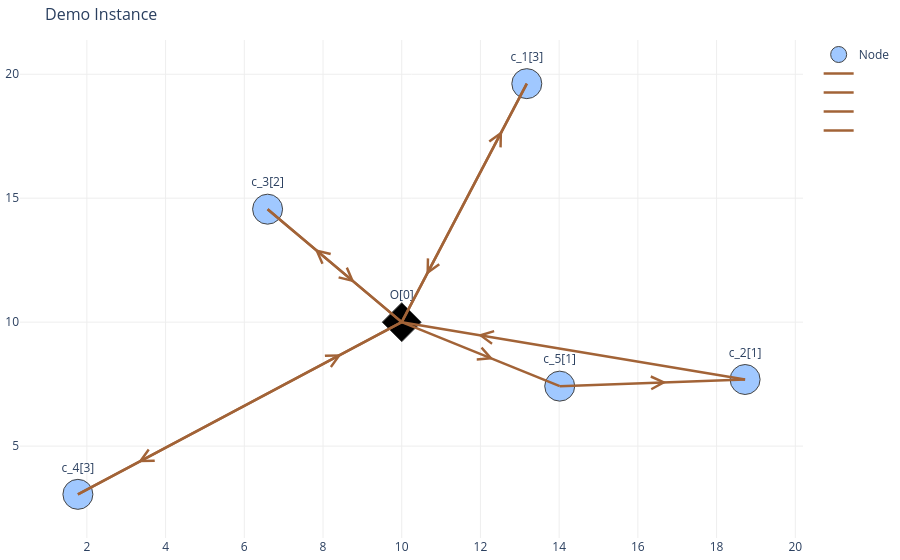

The code cell stored with this chart in its notebook:
### Code cell
print(x.loc[['m','lr']][optimal_routes_phaseII.index])
formatted_routes_list_II =  phaseII_model.getRoute4Plot(optimal_routes_phaseII.index.to_list(),
                                                        x,edge_plot_config)
vis_sol.plot_network(formatted_routes_list_II,node_trace,_title="Demo Instance",_cus_dem=customer_demand)

### Figure 1 — Plotly figure (JSON) as saved in the notebook; plotly's stock layout.template omitted (floating-point values rounded to 4 significant figures)
{"data": [{"marker": {"color": [2, 2, 2, 2, 2, 4], "colorscale": [[0, "rgb(0,0,0)"], [0.25, "rgb(230,0,0)"], [0.5, "rgb(230,210,0)"], [0.75, "rgb(255,255,255)"], [1, "rgb(160,200,255)"]], "line": {"width": 1}, "reversescale": true, "showscale": false, "size": 30, "symbol": ["circle", "circle", "circle", "circle", "circle", "diamond"]}, "mode": "markers+text", "name": "Node", "text": ["c_4[3]", "c_2[1]", "c_5[1]", "c_1[3]", "c_3[2]", "O[0]"], "textposition": "top center", "type": "scatter", "x": [1.773, 18.72, 14.01, 13.18, 6.592, 10], "y": [3.054, 7.687, 7.419, 19.62, 14.56, 10]}, {"hoverinfo": "text", "line": {"color": "#a26337", "width": 2.5}, "mode": "lines", "name": "", "type": "scatter", "x": [13.18, 10, null, 10, 13.18, null], "y": [19.62, 10, null, 10, 19.62, null]}, {"hoverinfo": "text", "line": {"color": "#a26337", "width": 2.5}, "mode": "lines", "name": "", "type": "scatter", "x": [10, 6.592, null, 6.592, 10, null], "y": [10, 14.56, null, 14.56, 10, null]}, {"hoverinfo": "text", "line": {"color": "#a26337", "width": 2.5}, "mode": "lines", "name": "", "type": "scatter", "x": [1.773, 10, null, 10, 1.773, null], "y": [3.054, 10, null, 10, 3.054, null]}, {"hoverinfo": "text", "line": {"color": "#a26337", "width": 2.5}, "mode": "lines", "name": "", "type": "scatter", "x": [14.01, 18.72, null, 10, 14.01, null, 18.72, 10, null], "y": [7.419, 7.687, null, 10, 7.419, null, 7.687, 10, null]}], "layout": {"annotations": [{"arrowcolor": "#a26337", "arrowhead": 5, "arrowsize": 2.5, "ax": 10.78, "axref": "x", "ay": 12.37, "ayref": "y", "showarrow": true, "x": 10.63, "xref": "x", "y": 11.9, "yref": "y"}, {"arrowcolor": "#a26337", "arrowhead": 5, "arrowsize": 2.5, "ax": 12.39, "axref": "x", "ay": 17.25, "ayref": "y", "showarrow": true, "x": 12.55, "xref": "x", "y": 17.72, "yref": "y"}, {"arrowcolor": "#a26337", "arrowhead": 5, "arrowsize": 2.5, "ax": 8.089, "axref": "x", "ay": 12.56, "ayref": "y", "showarrow": true, "x": 7.79, "xref": "x", "y": 12.96, "yref": "y"}, {"arrowcolor": "#a26337", "arrowhead": 5, "arrowsize": 2.5, "ax": 8.503, "axref": "x", "ay": 12.0, "ayref": "y", "showarrow": true, "x": 8.802, "xref": "x", "y": 11.6, "yref": "y"}, {"arrowcolor": "#a26337", "arrowhead": 5, "arrowsize": 2.5, "ax": 8.09, "axref": "x", "ay": 8.387, "ayref": "y", "showarrow": true, "x": 8.472, "xref": "x", "y": 8.71, "yref": "y"}, {"arrowcolor": "#a26337", "arrowhead": 5, "arrowsize": 2.5, "ax": 3.683, "axref": "x", "ay": 4.667, "ayref": "y", "showarrow": true, "x": 3.301, "xref": "x", "y": 4.344, "yref": "y"}, {"arrowcolor": "#a26337", "arrowhead": 5, "arrowsize": 2.5, "ax": 16.23, "axref": "x", "ay": 7.545, "ayref": "y", "showarrow": true, "x": 16.73, "xref": "x", "y": 7.574, "yref": "y"}, {"arrowcolor": "#a26337", "arrowhead": 5, "arrowsize": 2.5, "ax": 11.91, "axref": "x", "ay": 8.771, "ayref": "y", "showarrow": true, "x": 12.33, "xref": "x", "y": 8.501, "yref": "y"}, {"arrowcolor": "#a26337", "arrowhead": 5, "arrowsize": 2.5, "ax": 12.42, "axref": "x", "ay": 9.359, "ayref": "y", "showarrow": true, "x": 11.93, "xref": "x", "y": 9.488, "yref": "y"}], "hovermode": "closest", "margin": {"b": 20, "l": 5, "r": 5, "t": 40}, "plot_bgcolor": "rgba(0,0,0,0)", "showlegend": true, "title": {"font": {"size": 16}, "text": "Demo Instance"}, "xaxis": {"gridcolor": "#eee", "showgrid": true, "showticklabels": true, "zeroline": true}, "yaxis": {"gridcolor": "#eee", "showgrid": true, "showticklabels": true, "zeroline": true}}}
